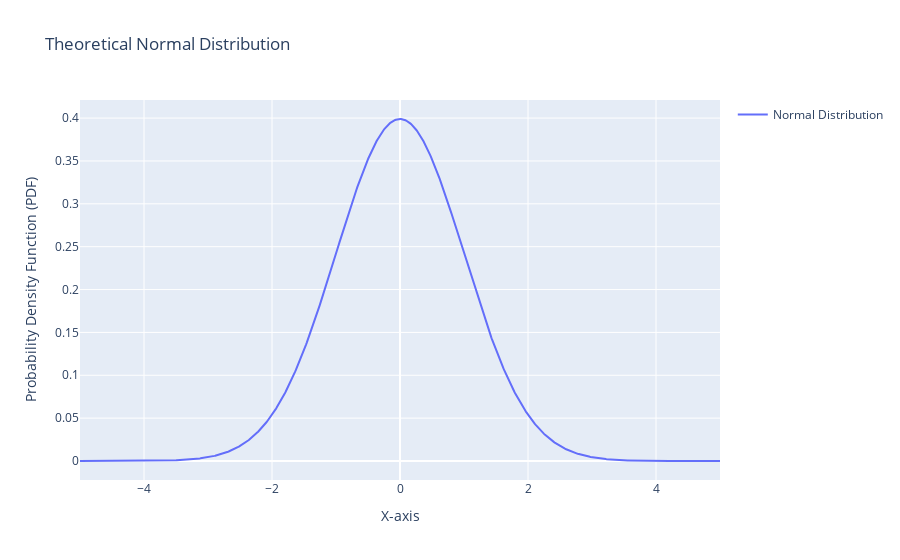

Here is the notebook cell this chart was saved with:
### Code cell
import plotly.graph_objects as go
import numpy as np
from scipy.stats import norm, gamma, expon

# Define parameters for the normal distribution
mean = 0
std_dev = 1

# Generate a range of x values
x_values = np.linspace(-5, 5, 1000)

# Calculate the corresponding probability density function (PDF) values
pdf_values = norm.pdf(x_values, mean, std_dev)

# Create a Plotly figure
fig = go.Figure()

# Add a trace for the normal distribution
fig.add_trace(go.Scatter(x=x_values, y=pdf_values, mode='lines', name='Normal Distribution'))

# Update layout
fig.update_layout(
    title='Theoretical Normal Distribution',
    xaxis=dict(title='X-axis'),
    yaxis=dict(title='Probability Density Function (PDF)'),
    showlegend=True
)

# Show the interactive plot
fig.show()

### Figure 1 — Plotly figure (JSON) as saved in the notebook; plotly's stock layout.template omitted (floating-point values rounded to 4 significant figures; data arrays with more than 128 entries replaced by an {"elided": "..."} marker saying what was removed)
{"data": [{"mode": "lines", "name": "Normal Distribution", "type": "scatter", "x": {"elided": "1000 float values"}, "y": {"elided": "1000 float values"}}], "layout": {"showlegend": true, "title": {"text": "Theoretical Normal Distribution"}, "xaxis": {"title": {"text": "X-axis"}}, "yaxis": {"title": {"text": "Probability Density Function (PDF)"}}}}
